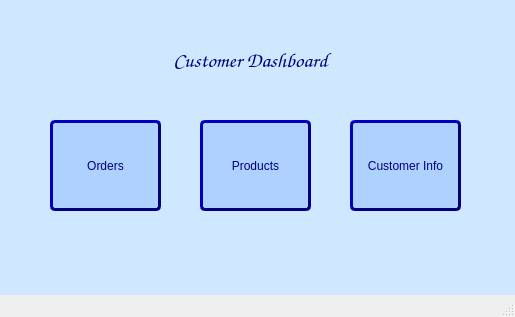
<?xml version="1.0" encoding="UTF-8"?>
<ui version="4.0">
 <class>MainWindow</class>
 <widget class="QMainWindow" name="MainWindow">
  <property name="geometry">
   <rect>
    <x>0</x>
    <y>0</y>
    <width>515</width>
    <height>317</height>
   </rect>
  </property>
  <property name="windowTitle">
   <string>MainWindow</string>
  </property>
  <widget class="QWidget" name="centralwidget">
   <widget class="QPushButton" name="productView">
    <property name="geometry">
     <rect>
      <x>200</x>
      <y>120</y>
      <width>111</width>
      <height>91</height>
     </rect>
    </property>
    <property name="styleSheet">
     <string notr="true">background-color: rgb(174, 209, 255);
font: 10pt &quot;Comic Sans MS&quot;;
color: #00007f;
border-style: outset;
border-width: 3px;
border-radius: 5px;
border-color: #00007f;
</string>
    </property>
    <property name="text">
     <string>Products</string>
    </property>
   </widget>
   <widget class="QPushButton" name="orders">
    <property name="geometry">
     <rect>
      <x>50</x>
      <y>120</y>
      <width>111</width>
      <height>91</height>
     </rect>
    </property>
    <property name="styleSheet">
     <string notr="true">background-color: rgb(174, 209, 255);
font: 10pt &quot;Comic Sans MS&quot;;
color: #00007f;
border-style: outset;
border-width: 3px;
border-radius: 5px;
border-color: #00007f;
</string>
    </property>
    <property name="text">
     <string>Orders</string>
    </property>
   </widget>
   <widget class="QPushButton" name="distributorView">
    <property name="geometry">
     <rect>
      <x>350</x>
      <y>120</y>
      <width>111</width>
      <height>91</height>
     </rect>
    </property>
    <property name="styleSheet">
     <string notr="true">background-color: rgb(174, 209, 255);
font: 10pt &quot;Comic Sans MS&quot;;
color: #00007f;
border-style: outset;
border-width: 3px;
border-radius: 5px;
border-color: #00007f;
</string>
    </property>
    <property name="text">
     <string>Customer Info</string>
    </property>
   </widget>
   <widget class="QLabel" name="label_12">
    <property name="geometry">
     <rect>
      <x>150</x>
      <y>40</y>
      <width>201</width>
      <height>41</height>
     </rect>
    </property>
    <property name="font">
     <font>
      <family>Comic Sans MS</family>
      <pointsize>16</pointsize>
     </font>
    </property>
    <property name="styleSheet">
     <string notr="true"/>
    </property>
    <property name="text">
     <string>&lt;html&gt;&lt;head/&gt;&lt;body&gt;&lt;p&gt;&lt;span style=&quot; color:#00007f;&quot;&gt;Customer Dashboard&lt;/span&gt;&lt;/p&gt;&lt;/body&gt;&lt;/html&gt;</string>
    </property>
    <property name="alignment">
     <set>Qt::AlignCenter</set>
    </property>
   </widget>
   <widget class="QLabel" name="label_4">
    <property name="geometry">
     <rect>
      <x>-20</x>
      <y>-10</y>
      <width>831</width>
      <height>681</height>
     </rect>
    </property>
    <property name="autoFillBackground">
     <bool>false</bool>
    </property>
    <property name="styleSheet">
     <string notr="true">

background-color: rgb(207, 232, 255);
</string>
    </property>
    <property name="frameShape">
     <enum>QFrame::Panel</enum>
    </property>
    <property name="text">
     <string/>
    </property>
   </widget>
   <widget class="QLabel" name="label_5">
    <property name="geometry">
     <rect>
      <x>90</x>
      <y>170</y>
      <width>31</width>
      <height>31</height>
     </rect>
    </property>
    <property name="text">
     <string/>
    </property>
    <property name="pixmap">
     <pixmap>order.png</pixmap>
    </property>
    <property name="scaledContents">
     <bool>true</bool>
    </property>
   </widget>
   <widget class="QLabel" name="label">
    <property name="geometry">
     <rect>
      <x>240</x>
      <y>170</y>
      <width>31</width>
      <height>31</height>
     </rect>
    </property>
    <property name="text">
     <string/>
    </property>
    <property name="pixmap">
     <pixmap>prod.png</pixmap>
    </property>
    <property name="scaledContents">
     <bool>true</bool>
    </property>
   </widget>
   <widget class="QLabel" name="label_9">
    <property name="geometry">
     <rect>
      <x>390</x>
      <y>170</y>
      <width>41</width>
      <height>31</height>
     </rect>
    </property>
    <property name="text">
     <string/>
    </property>
    <property name="pixmap">
     <pixmap>cust.png</pixmap>
    </property>
    <property name="scaledContents">
     <bool>true</bool>
    </property>
   </widget>
   <zorder>label_4</zorder>
   <zorder>productView</zorder>
   <zorder>orders</zorder>
   <zorder>distributorView</zorder>
   <zorder>label_12</zorder>
   <zorder>label_5</zorder>
   <zorder>label</zorder>
   <zorder>label_9</zorder>
  </widget>
  <widget class="QMenuBar" name="menubar">
   <property name="geometry">
    <rect>
     <x>0</x>
     <y>0</y>
     <width>515</width>
     <height>26</height>
    </rect>
   </property>
  </widget>
  <widget class="QStatusBar" name="statusbar"/>
 </widget>
 <resources/>
 <connections/>
</ui>
